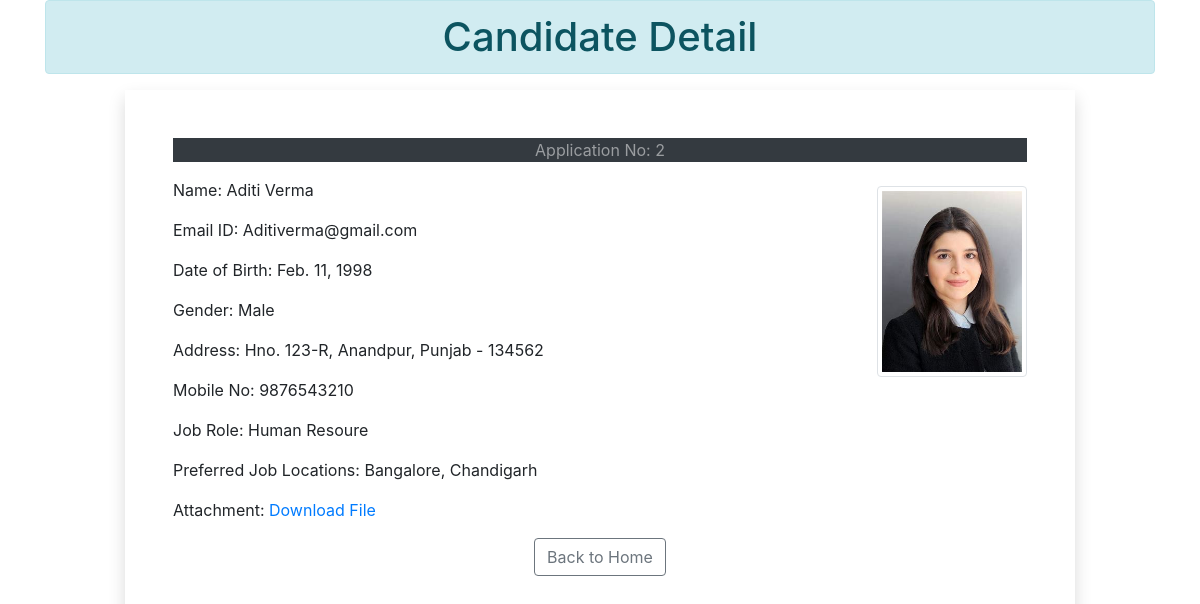
/2, run on the app's committed database.
### resume/models.py (models this page shows)
class resume(models.Model):
    name=models.CharField(max_length=100)
    email=models.EmailField()
    dob=models.DateField(auto_now=False,auto_now_add=False) #will not automatically add date
    gender=models.CharField(max_length=20)
    locality=models.CharField(max_length=100)
    city=models.CharField(max_length=100)
    pin=models.PositiveIntegerField()
    state=models.CharField(choices=STATE_CHOICE,max_length=70)
    mobile=models.PositiveIntegerField()
    jobtype=models.CharField(choices=JOB_ROLE_CHOICE,max_length=70)
    jobcity=models.CharField(max_length=50)
    profile_image=models.ImageField(upload_to='profileimage',blank=True) #blank=True if somebody doesnt give image then it will also work
    doc=models.FileField(upload_to='doc',blank=True)

### resume/views.py (the view)
# urls.py: path('<int:pk>',views.CandidateView.as_view(),name='candidate') #<int:pk> gives the id for the url
class CandidateView(View):
    def get(self,request,pk):
        candidate= resume.objects.get(pk=pk)
        return render(request,'resume/candidate.html',{'candidate':candidate})

### resume/templatetags/filter.py (called while the page is built)
@register.filter(name='remove_special_char')
def remove_chars(value,arg): #arg= arguments in filter;value=each character present in our value
    for character in arg:
        value=value.replace(character,"")
    return value

### templates/resume/candidate.html (shortened to what this page needs)
<!DOCTYPE html>
{% load filter %}
<html lang="en">
<head>
    <link rel="stylesheet" href="https://cdn.jsdelivr.net/npm/bootstrap@4.3.1/dist/css/bootstrap.min.css">
    </head>
<body>
    <div class="container">
        <h1 class="alert alert-info text-center">Candidate Detail</h1>
        <div class="row">
            <div class="col-sm-10 shadow p-5 offset-sm-1">
                <p class="text-center text-white-50 bg-dark">Application No: {{candidate.id}}</p>
                <img src="{{candidate.profile_image.url}}" alt="Not available" class="img-fluid img-thumbnail float-right mt-2" width="150" height="150">
                <p>Name: {{candidate.name}}</p>
                <p>Email ID: {{candidate.email}}</p>
                <p>Date of Birth: {{candidate.dob}}</p>
                <p>Gender: {{candidate.gender}}</p>
                <p>Address: {{candidate.locality}}, {{candidate.city}}, {{candidate.state}} - {{candidate.pin}}</p>
                <p>Mobile No: {{candidate.mobile}}</p>
                <p>Job Role: {{candidate.jobtype}}</p>
                <p>Preferred Job Locations: {{candidate.jobcity|remove_special_char:"[]'"}}</p>
                <p>Attachment: <a href=" {{candidate.doc.url}}"> Download File</a></p>
                <div class="text-center">
                    <a href="/" class="btn btn-outline-secondary">Back to Home</a>
                </div>
            </div>
        </div>
    </div>
</body>
</html>

### data on the page
resume: id "2", profile_image (picture), name "Aditi Verma", email "Aditiverma@gmail.com", dob "Feb. 11, 1998", gender "Male", locality "Hno. 123-R", city "Anandpur", state "Punjab", pin "134562", mobile "9876543210", jobtype "Human Resoure", jobcity|remove_special_char "Bangalore, Chandigarh"
